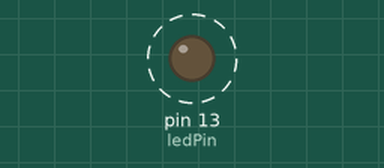
Simulated run of this sketch. Board: Arduino Uno, built with avr-gcc and run on an emulated ATmega328P. Shown: output pins drawn as LEDs (lit = HIGH). Dashed ring = blinking.

Above: at 0.07 s.
Timing chart, 0 to 3.0 s (numbered marks = the images above):
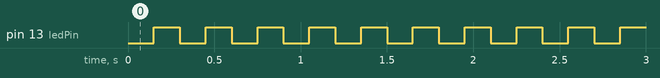

The sketch:

blink.ino
```cpp
/*
BLINK || Version 0.01
*/

// Sets the variable pin
int ledPin = 13;

// Set pin status
void setup(void)
{
	// Set pin as output
	pinMode(ledPin, OUTPUT);
}

// Repeat forever
void loop()
{
	// led off
	digitalWrite(ledPin, LOW);
	// wait 3 seconds (3000ms)
	delay(150);
	// led on
	digitalWrite(ledPin, HIGH);
	// wait 3 seconds (3000ms)
	delay(150);
}
```

Measured:
- by itself, pin 13 (ledPin): alternates HIGH for 0.15 s and LOW for 0.15 s
